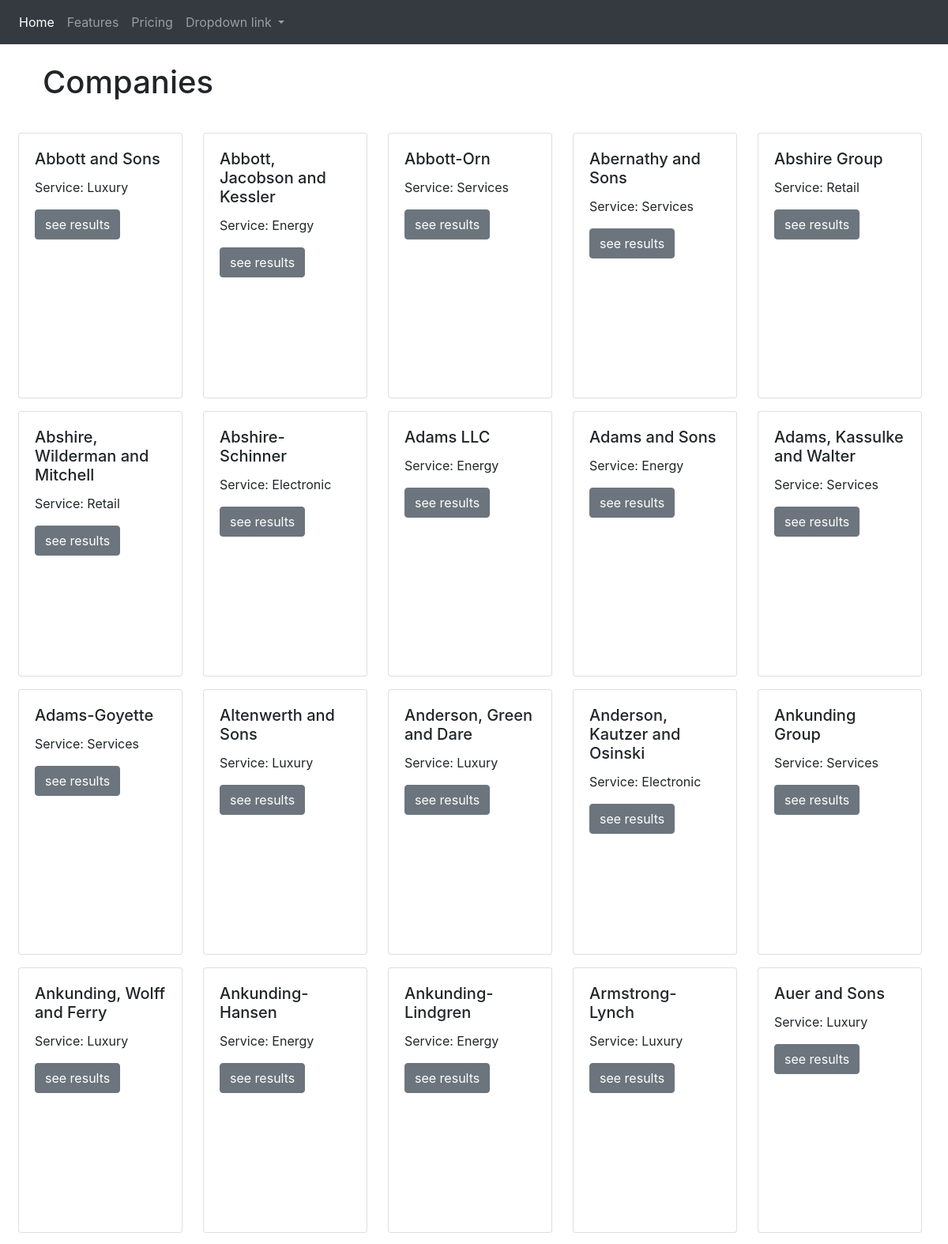
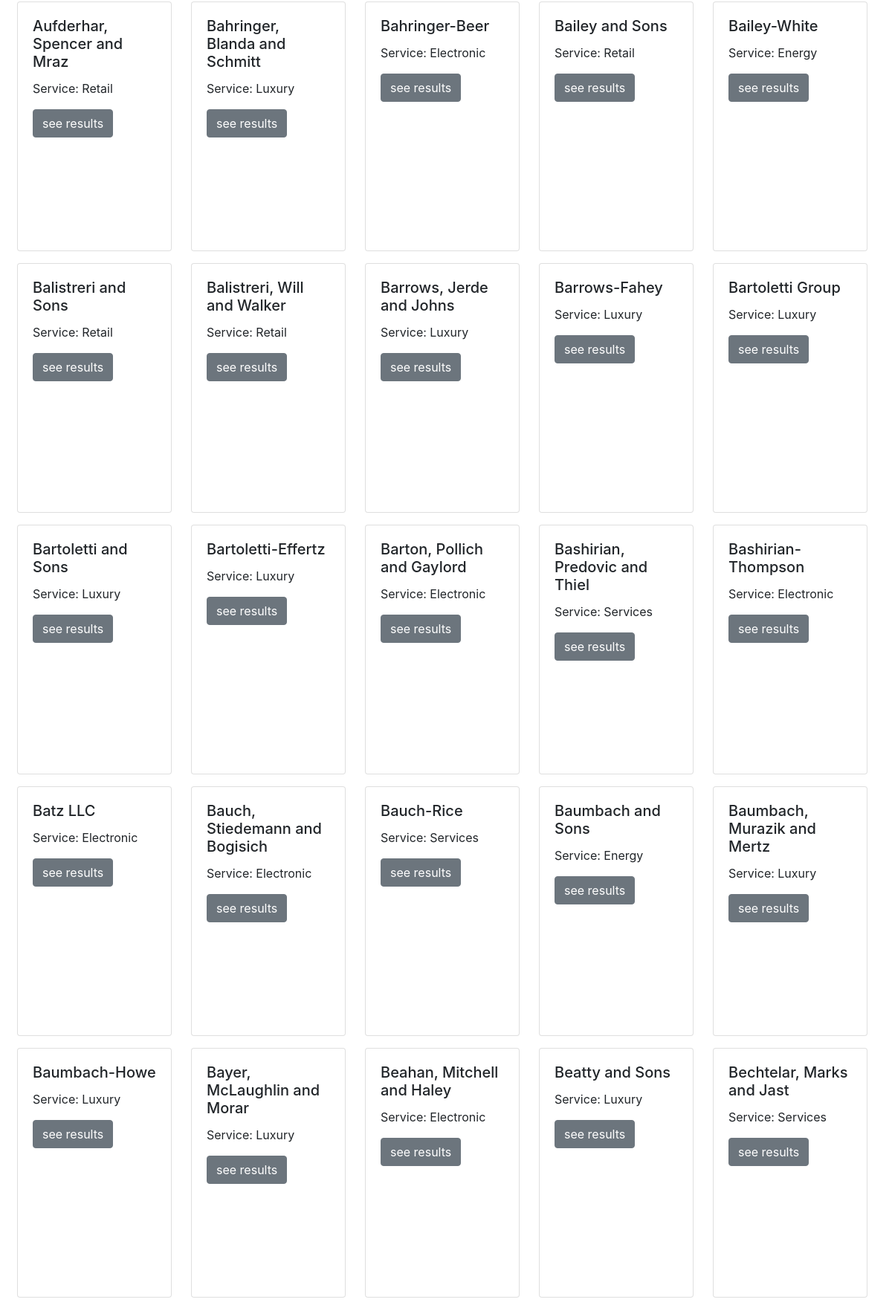
The page /company/ (upper part) on the database its author committed (2 pictures, top to bottom).
### apptkt/models.py (models this page shows, shortened)
class Company(models.Model):
    name = models.CharField(max_length=100)
    sector = models.CharField(max_length=100)
    siren = models.IntegerField()

### apptkt/views.py (the view)
def index(request):
    companies = Company.objects.order_by("name")
    """ Pagination - Show 120 companies per page """
    paginator = Paginator(companies, 120)
    page = request.GET.get('page')
    try:
        companies = paginator.page(page)
    except PageNotAnInteger:
        companies = paginator.page(1)
    except EmptyPage:
        companies = paginator.page(paginator.num_pages)
    context = {'companies': companies, }
    return render(request, 'index.html', context)

### apptkt/templates/index.html (shortened to what this page needs)
{% extends "base.html" %}
{% load static %}
{% block content %}
<div class="container-fluid">
    <div class="container p-4">
        <h1>Companies</h1>
    </div>
    <div class="cards-company">
        {% for company in companies %}
                <div class="card m-2" style="width: 13rem; height: 21rem;">
                    <div class="card-body">
                        <h5 class="card-title">{{ company.name }}</h5>
                        <p class="card-text">Service: {{company.sector}}</p>
                        <a href="{% url 'company:detail' company.pk %}" class="btn btn-secondary">see results</a>
                    </div>
                </div>
        {% endfor %}
    </div>
</div>
{% endblock content %}

### apptkt/templates/base.html (shortened to what this page needs)
<!DOCTYPE html>
{% load static %}
<html lang="en">
  <head>
    <link rel="stylesheet" type="text/css" href="{% static 'css/main.css' %}">
    <link rel="stylesheet" href="https://stackpath.bootstrapcdn.com/bootstrap/4.4.1/css/bootstrap.min.css">
  </head>
  <body>
    <nav class="navbar navbar-expand-lg navbar-dark bg-dark sticky-top">
      <div class="collapse navbar-collapse" id="navbarNavDropdown">
        <ul class="navbar-nav">
          <li class="nav-item active">
            <a class="nav-link" href="{% url 'company:index' %}">Home <span class="sr-only">(current)</span></a>
          </li>
          <li class="nav-item">
            <a class="nav-link" href="#">Features</a>
          </li>
          <li class="nav-item">
            <a class="nav-link" href="#">Pricing</a>
          </li>
          <li class="nav-item dropdown">
            <a class="nav-link dropdown-toggle" href="#" id="navbarDropdownMenuLink" role="button" data-toggle="dropdown" aria-haspopup="true" aria-expanded="false">
              Dropdown link
            </a>
          </li>
        </ul>
      </div>
    </nav>
      {% block content %}
      {% endblock content %}
  </body>
</html>

### static/css/main.css (style rules this page uses)
.cards-company { display: grid; grid-template-columns: 1fr 1fr 1fr 1fr 1fr 1fr; }
@media all and (min-width: 1024px) and (max-width: 1280px) { .cards-company { display: grid; grid-template-columns: 1fr 1fr 1fr 1fr 1fr; } }

### rows shown on the page
Company: name "Abbott and Sons", sector "Luxury"
Company: name "Abbott, Jacobson and Kessler", sector "Energy"
Company: name "Abbott-Orn", sector "Services"
Company: name "Abernathy and Sons", sector "Services"
Company: name "Abshire Group", sector "Retail"
Company: name "Abshire, Wilderman and Mitchell", sector "Retail"
Company: name "Abshire-Schinner", sector "Electronic"
Company: name "Adams LLC", sector "Energy"
Company: name "Adams and Sons", sector "Energy"
Company: name "Adams, Kassulke and Walter", sector "Services"
Company: name "Adams-Goyette", sector "Services"
Company: name "Altenwerth and Sons", sector "Luxury"
Company: name "Anderson, Green and Dare", sector "Luxury"
Company: name "Anderson, Kautzer and Osinski", sector "Electronic"
Company: name "Ankunding Group", sector "Services"
Company: name "Ankunding, Wolff and Ferry", sector "Luxury"
Company: name "Ankunding-Hansen", sector "Energy"
Company: name "Ankunding-Lindgren", sector "Energy"
Company: name "Armstrong-Lynch", sector "Luxury"
Company: name "Auer and Sons", sector "Luxury"
Company: name "Aufderhar, Spencer and Mraz", sector "Retail"
Company: name "Bahringer, Blanda and Schmitt", sector "Luxury"
Company: name "Bahringer-Beer", sector "Electronic"
Company: name "Bailey and Sons", sector "Retail"
Company: name "Bailey-White", sector "Energy"
Company: name "Balistreri and Sons", sector "Retail"
Company: name "Balistreri, Will and Walker", sector "Retail"
Company: name "Barrows, Jerde and Johns", sector "Luxury"
Company: name "Barrows-Fahey", sector "Luxury"
Company: name "Bartoletti Group", sector "Luxury"
Company: name "Bartoletti and Sons", sector "Luxury"
Company: name "Bartoletti-Effertz", sector "Luxury"
Company: name "Barton, Pollich and Gaylord", sector "Electronic"
Company: name "Bashirian, Predovic and Thiel", sector "Services"
Company: name "Bashirian-Thompson", sector "Electronic"
Company: name "Batz LLC", sector "Electronic"
Company: name "Bauch, Stiedemann and Bogisich", sector "Electronic"
Company: name "Bauch-Rice", sector "Services"
Company: name "Baumbach and Sons", sector "Energy"
Company: name "Baumbach, Murazik and Mertz", sector "Luxury"
Company: name "Baumbach-Howe", sector "Luxury"
Company: name "Bayer, McLaughlin and Morar", sector "Luxury"
Company: name "Beahan, Mitchell and Haley", sector "Electronic"
Company: name "Beatty and Sons", sector "Luxury"
Company: name "Bechtelar, Marks and Jast", sector "Services"
